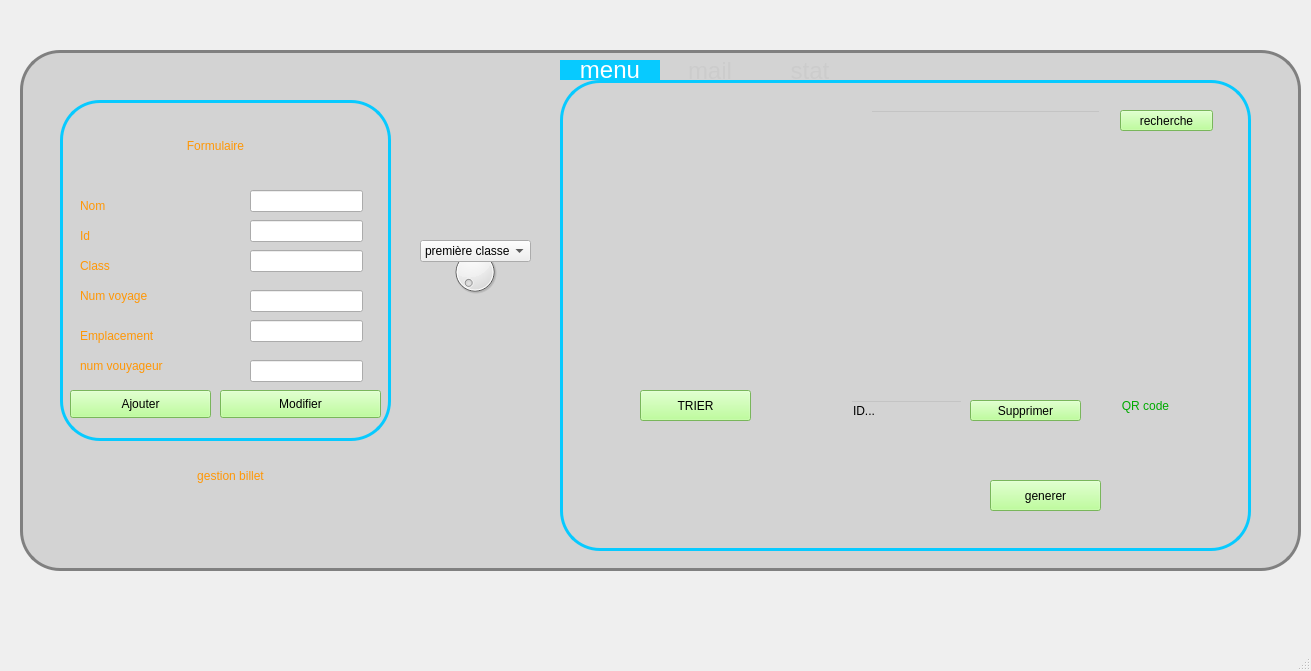
<?xml version="1.0" encoding="UTF-8"?>
<ui version="4.0">
 <class>MainWindow</class>
 <widget class="QMainWindow" name="MainWindow">
  <property name="geometry">
   <rect>
    <x>0</x>
    <y>0</y>
    <width>1311</width>
    <height>671</height>
   </rect>
  </property>
  <property name="windowTitle">
   <string>MainWindow</string>
  </property>
  <widget class="QWidget" name="centralwidget">
   <widget class="QStackedWidget" name="stackedWidget">
    <property name="geometry">
     <rect>
      <x>20</x>
      <y>50</y>
      <width>1281</width>
      <height>521</height>
     </rect>
    </property>
    <property name="currentIndex">
     <number>0</number>
    </property>
    <widget class="QWidget" name="page">
     <property name="styleSheet">
      <string notr="true">#page{
	background-image: url(:/new/prefix1/lh.jpg);
Background-color : Lightgray;
border : 3px solid gray;
border-radius : 40px;
}</string>
     </property>
     <widget class="QFrame" name="frame">
      <property name="geometry">
       <rect>
        <x>40</x>
        <y>50</y>
        <width>331</width>
        <height>341</height>
       </rect>
      </property>
      <property name="styleSheet">
       <string notr="true">#frame{
border : 3px solid rgb(7, 202, 255);
border-radius : 40px;
}</string>
      </property>
      <property name="frameShape">
       <enum>QFrame::StyledPanel</enum>
      </property>
      <property name="frameShadow">
       <enum>QFrame::Raised</enum>
      </property>
      <widget class="QLabel" name="label">
       <property name="geometry">
        <rect>
         <x>20</x>
         <y>90</y>
         <width>71</width>
         <height>31</height>
        </rect>
       </property>
       <property name="styleSheet">
        <string notr="true">color: rgb(255, 151, 6);
font: 63 13pt &quot;Yu Gothic UI Semibold&quot;;</string>
       </property>
       <property name="text">
        <string>Nom</string>
       </property>
      </widget>
      <widget class="QLabel" name="label_2">
       <property name="geometry">
        <rect>
         <x>20</x>
         <y>120</y>
         <width>71</width>
         <height>31</height>
        </rect>
       </property>
       <property name="styleSheet">
        <string notr="true">color: rgb(255, 151, 6);
font: 63 13pt &quot;Yu Gothic UI Semibold&quot;;</string>
       </property>
       <property name="text">
        <string>Id</string>
       </property>
      </widget>
      <widget class="QLabel" name="label_3">
       <property name="geometry">
        <rect>
         <x>20</x>
         <y>180</y>
         <width>131</width>
         <height>31</height>
        </rect>
       </property>
       <property name="styleSheet">
        <string notr="true">color: rgb(255, 151, 6);
font: 63 13pt &quot;Yu Gothic UI Semibold&quot;;</string>
       </property>
       <property name="text">
        <string>Num voyage</string>
       </property>
      </widget>
      <widget class="QLabel" name="label_4">
       <property name="geometry">
        <rect>
         <x>20</x>
         <y>150</y>
         <width>71</width>
         <height>31</height>
        </rect>
       </property>
       <property name="styleSheet">
        <string notr="true">color: rgb(255, 151, 6);
font: 63 13pt &quot;Yu Gothic UI Semibold&quot;;</string>
       </property>
       <property name="text">
        <string>Class</string>
       </property>
      </widget>
      <widget class="QLabel" name="label_5">
       <property name="geometry">
        <rect>
         <x>40</x>
         <y>30</y>
         <width>231</width>
         <height>31</height>
        </rect>
       </property>
       <property name="styleSheet">
        <string notr="true">color: rgb(255, 151, 6);
font: 63 19pt &quot;Yu Gothic UI Semibold&quot;;</string>
       </property>
       <property name="text">
        <string>Formulaire</string>
       </property>
       <property name="alignment">
        <set>Qt::AlignCenter</set>
       </property>
      </widget>
      <widget class="QLineEdit" name="nom">
       <property name="geometry">
        <rect>
         <x>190</x>
         <y>90</y>
         <width>113</width>
         <height>22</height>
        </rect>
       </property>
      </widget>
      <widget class="QLineEdit" name="id">
       <property name="geometry">
        <rect>
         <x>190</x>
         <y>120</y>
         <width>113</width>
         <height>22</height>
        </rect>
       </property>
      </widget>
      <widget class="QLineEdit" name="vol">
       <property name="geometry">
        <rect>
         <x>190</x>
         <y>190</y>
         <width>113</width>
         <height>22</height>
        </rect>
       </property>
      </widget>
      <widget class="QPushButton" name="ajouter">
       <property name="geometry">
        <rect>
         <x>10</x>
         <y>290</y>
         <width>141</width>
         <height>28</height>
        </rect>
       </property>
       <property name="styleSheet">
        <string notr="true">background-color: rgb(170, 255, 127);</string>
       </property>
       <property name="text">
        <string>Ajouter</string>
       </property>
      </widget>
      <widget class="QPushButton" name="modify">
       <property name="geometry">
        <rect>
         <x>160</x>
         <y>290</y>
         <width>161</width>
         <height>28</height>
        </rect>
       </property>
       <property name="styleSheet">
        <string notr="true">background-color: rgb(81, 244, 0);
background-color: rgb(170, 255, 127);</string>
       </property>
       <property name="text">
        <string>Modifier</string>
       </property>
      </widget>
      <widget class="QLabel" name="label_14">
       <property name="geometry">
        <rect>
         <x>20</x>
         <y>220</y>
         <width>131</width>
         <height>31</height>
        </rect>
       </property>
       <property name="styleSheet">
        <string notr="true">color: rgb(255, 151, 6);
font: 63 13pt &quot;Yu Gothic UI Semibold&quot;;</string>
       </property>
       <property name="text">
        <string>Emplacement</string>
       </property>
      </widget>
      <widget class="QLineEdit" name="emp">
       <property name="geometry">
        <rect>
         <x>190</x>
         <y>220</y>
         <width>113</width>
         <height>22</height>
        </rect>
       </property>
      </widget>
      <widget class="QLabel" name="label_16">
       <property name="geometry">
        <rect>
         <x>20</x>
         <y>250</y>
         <width>191</width>
         <height>31</height>
        </rect>
       </property>
       <property name="styleSheet">
        <string notr="true">color: rgb(255, 151, 6);
font: 63 13pt &quot;Yu Gothic UI Semibold&quot;;</string>
       </property>
       <property name="text">
        <string>num vouyageur</string>
       </property>
      </widget>
      <widget class="QLineEdit" name="voy">
       <property name="geometry">
        <rect>
         <x>190</x>
         <y>260</y>
         <width>113</width>
         <height>22</height>
        </rect>
       </property>
      </widget>
      <widget class="QLineEdit" name="classs">
       <property name="geometry">
        <rect>
         <x>190</x>
         <y>150</y>
         <width>113</width>
         <height>22</height>
        </rect>
       </property>
      </widget>
     </widget>
     <widget class="QLabel" name="label_6">
      <property name="geometry">
       <rect>
        <x>80</x>
        <y>390</y>
        <width>261</width>
        <height>71</height>
       </rect>
      </property>
      <property name="styleSheet">
       <string notr="true">color: rgb(255, 151, 6);
font: 63 23pt &quot;Yu Gothic UI Semibold&quot;;</string>
      </property>
      <property name="text">
       <string>gestion billet</string>
      </property>
      <property name="alignment">
       <set>Qt::AlignCenter</set>
      </property>
     </widget>
     <widget class="QTabWidget" name="tabWidget">
      <property name="geometry">
       <rect>
        <x>540</x>
        <y>10</y>
        <width>691</width>
        <height>491</height>
       </rect>
      </property>
      <property name="styleSheet">
       <string notr="true">QWidget{background:transparent} QTabWidget::pane{border: 1px;border-color:redt;background-color: transparent;} 
QTabBar::tab {background-color: transparent;color: #ccc;width: 100px;height:20px;font-size:24px} 
QTabBar::tab:hover{background-color:  rgb(255, 151, 6); color: white;}
QTabBar::tab:selected{background-color:  rgb(7, 202, 255); color: white;}</string>
      </property>
      <property name="currentIndex">
       <number>0</number>
      </property>
      <widget class="QWidget" name="tab1">
       <property name="styleSheet">
        <string notr="true">#tab1{
border : 3px solid rgb(7, 202, 255);
border-radius : 40px;
}</string>
       </property>
       <attribute name="title">
        <string>menu</string>
       </attribute>
       <widget class="QLineEdit" name="lineEdit_3">
        <property name="geometry">
         <rect>
          <x>310</x>
          <y>30</y>
          <width>231</width>
          <height>22</height>
         </rect>
        </property>
       </widget>
       <widget class="QPushButton" name="pushButton_3">
        <property name="geometry">
         <rect>
          <x>560</x>
          <y>30</y>
          <width>93</width>
          <height>21</height>
         </rect>
        </property>
        <property name="styleSheet">
         <string notr="true">background-color: rgb(170, 255, 127);</string>
        </property>
        <property name="text">
         <string>recherche</string>
        </property>
       </widget>
       <widget class="QPushButton" name="pushButton_4">
        <property name="geometry">
         <rect>
          <x>80</x>
          <y>310</y>
          <width>111</width>
          <height>31</height>
         </rect>
        </property>
        <property name="styleSheet">
         <string notr="true">background-color: rgb(170, 255, 127);</string>
        </property>
        <property name="text">
         <string>TRIER</string>
        </property>
       </widget>
       <widget class="QLabel" name="label_8">
        <property name="geometry">
         <rect>
          <x>550</x>
          <y>350</y>
          <width>81</width>
          <height>81</height>
         </rect>
        </property>
        <property name="text">
         <string/>
        </property>
        <property name="pixmap">
         <pixmap resource="azerty.qrc">:/new/prefix1/qr.png</pixmap>
        </property>
        <property name="scaledContents">
         <bool>true</bool>
        </property>
       </widget>
       <widget class="QLabel" name="label_9">
        <property name="geometry">
         <rect>
          <x>540</x>
          <y>310</y>
          <width>91</width>
          <height>31</height>
         </rect>
        </property>
        <property name="styleSheet">
         <string notr="true">color: rgb(0, 170, 0);
font: 12pt &quot;MS Shell Dlg 2&quot;;</string>
        </property>
        <property name="text">
         <string>QR code</string>
        </property>
        <property name="alignment">
         <set>Qt::AlignCenter</set>
        </property>
       </widget>
       <widget class="QPushButton" name="pushButton_5">
        <property name="geometry">
         <rect>
          <x>430</x>
          <y>400</y>
          <width>111</width>
          <height>31</height>
         </rect>
        </property>
        <property name="styleSheet">
         <string notr="true">background-color: rgb(170, 255, 127);</string>
        </property>
        <property name="text">
         <string>generer</string>
        </property>
       </widget>
       <widget class="QPushButton" name="supp">
        <property name="geometry">
         <rect>
          <x>410</x>
          <y>320</y>
          <width>111</width>
          <height>21</height>
         </rect>
        </property>
        <property name="styleSheet">
         <string notr="true">background-color: rgb(170, 255, 127);</string>
        </property>
        <property name="text">
         <string>Supprimer</string>
        </property>
       </widget>
       <widget class="QLineEdit" name="linesupp">
        <property name="geometry">
         <rect>
          <x>290</x>
          <y>320</y>
          <width>113</width>
          <height>21</height>
         </rect>
        </property>
        <property name="text">
         <string>ID...</string>
        </property>
       </widget>
       <widget class="QTableView" name="tableView">
        <property name="geometry">
         <rect>
          <x>60</x>
          <y>71</y>
          <width>601</width>
          <height>231</height>
         </rect>
        </property>
       </widget>
      </widget>
      <widget class="QWidget" name="tab2">
       <property name="styleSheet">
        <string notr="true">#tab2{
border : 3px solid rgb(7, 202, 255);
border-radius : 40px;
}</string>
       </property>
       <attribute name="title">
        <string>mail</string>
       </attribute>
       <widget class="QLabel" name="label_10">
        <property name="geometry">
         <rect>
          <x>70</x>
          <y>70</y>
          <width>111</width>
          <height>31</height>
         </rect>
        </property>
        <property name="styleSheet">
         <string notr="true">color: rgb(255, 151, 6);
font: 63 13pt &quot;Yu Gothic UI Semibold&quot;;</string>
        </property>
        <property name="text">
         <string>votre mail</string>
        </property>
       </widget>
       <widget class="QLabel" name="label_11">
        <property name="geometry">
         <rect>
          <x>70</x>
          <y>120</y>
          <width>121</width>
          <height>31</height>
         </rect>
        </property>
        <property name="styleSheet">
         <string notr="true">color: rgb(255, 151, 6);
font: 63 13pt &quot;Yu Gothic UI Semibold&quot;;</string>
        </property>
        <property name="text">
         <string>destinataire</string>
        </property>
       </widget>
       <widget class="QLabel" name="label_12">
        <property name="geometry">
         <rect>
          <x>80</x>
          <y>170</y>
          <width>71</width>
          <height>31</height>
         </rect>
        </property>
        <property name="styleSheet">
         <string notr="true">color: rgb(255, 151, 6);
font: 63 13pt &quot;Yu Gothic UI Semibold&quot;;</string>
        </property>
        <property name="text">
         <string>objet</string>
        </property>
       </widget>
       <widget class="QLabel" name="label_13">
        <property name="geometry">
         <rect>
          <x>70</x>
          <y>230</y>
          <width>151</width>
          <height>31</height>
         </rect>
        </property>
        <property name="styleSheet">
         <string notr="true">color: rgb(255, 151, 6);
font: 63 13pt &quot;Yu Gothic UI Semibold&quot;;</string>
        </property>
        <property name="text">
         <string>votre message</string>
        </property>
       </widget>
       <widget class="QLineEdit" name="lineEdit_10">
        <property name="geometry">
         <rect>
          <x>270</x>
          <y>80</y>
          <width>381</width>
          <height>22</height>
         </rect>
        </property>
        <property name="styleSheet">
         <string notr="true">background-color: rgb(255, 255, 255);</string>
        </property>
       </widget>
       <widget class="QLineEdit" name="lineEdit_11">
        <property name="geometry">
         <rect>
          <x>270</x>
          <y>130</y>
          <width>381</width>
          <height>21</height>
         </rect>
        </property>
        <property name="styleSheet">
         <string notr="true">background-color: rgb(255, 255, 255);</string>
        </property>
       </widget>
       <widget class="QLineEdit" name="lineEdit_12">
        <property name="geometry">
         <rect>
          <x>270</x>
          <y>180</y>
          <width>381</width>
          <height>21</height>
         </rect>
        </property>
        <property name="styleSheet">
         <string notr="true">background-color: rgb(255, 255, 255);</string>
        </property>
       </widget>
       <widget class="QTextEdit" name="textEdit">
        <property name="geometry">
         <rect>
          <x>270</x>
          <y>230</y>
          <width>371</width>
          <height>161</height>
         </rect>
        </property>
        <property name="styleSheet">
         <string notr="true">background-color: rgb(255, 255, 255);</string>
        </property>
       </widget>
       <widget class="QPushButton" name="pushButton_6">
        <property name="geometry">
         <rect>
          <x>270</x>
          <y>400</y>
          <width>161</width>
          <height>28</height>
         </rect>
        </property>
        <property name="styleSheet">
         <string notr="true">background-color: rgb(170, 255, 127);</string>
        </property>
        <property name="text">
         <string>envoyer</string>
        </property>
       </widget>
       <widget class="QPushButton" name="pushButton_7">
        <property name="geometry">
         <rect>
          <x>480</x>
          <y>400</y>
          <width>161</width>
          <height>28</height>
         </rect>
        </property>
        <property name="styleSheet">
         <string notr="true">background-color: rgb(255, 2, 145);</string>
        </property>
        <property name="text">
         <string>annuler</string>
        </property>
       </widget>
      </widget>
      <widget class="QWidget" name="tab">
       <property name="styleSheet">
        <string notr="true">#tab{
border : 3px solid rgb(7, 202, 255);
border-radius : 40px;
}</string>
       </property>
       <attribute name="title">
        <string>stat</string>
       </attribute>
       <widget class="QLabel" name="label_15">
        <property name="geometry">
         <rect>
          <x>70</x>
          <y>40</y>
          <width>571</width>
          <height>381</height>
         </rect>
        </property>
        <property name="text">
         <string/>
        </property>
        <property name="pixmap">
         <pixmap>../../Desktop/aze.PNG</pixmap>
        </property>
        <property name="scaledContents">
         <bool>true</bool>
        </property>
       </widget>
      </widget>
     </widget>
     <widget class="QDial" name="dial">
      <property name="geometry">
       <rect>
        <x>430</x>
        <y>190</y>
        <width>50</width>
        <height>64</height>
       </rect>
      </property>
     </widget>
     <widget class="QComboBox" name="comboBox">
      <property name="geometry">
       <rect>
        <x>400</x>
        <y>190</y>
        <width>111</width>
        <height>22</height>
       </rect>
      </property>
      <item>
       <property name="text">
        <string>première classe</string>
       </property>
      </item>
      <item>
       <property name="text">
        <string>classe affaires</string>
       </property>
      </item>
      <item>
       <property name="text">
        <string>classe économique</string>
       </property>
      </item>
     </widget>
    </widget>
    <widget class="QWidget" name="page_2"/>
   </widget>
  </widget>
  <widget class="QMenuBar" name="menubar">
   <property name="geometry">
    <rect>
     <x>0</x>
     <y>0</y>
     <width>1311</width>
     <height>26</height>
    </rect>
   </property>
  </widget>
  <widget class="QStatusBar" name="statusbar"/>
 </widget>
 <resources>
  <include location="azerty.qrc"/>
 </resources>
 <connections/>
</ui>
